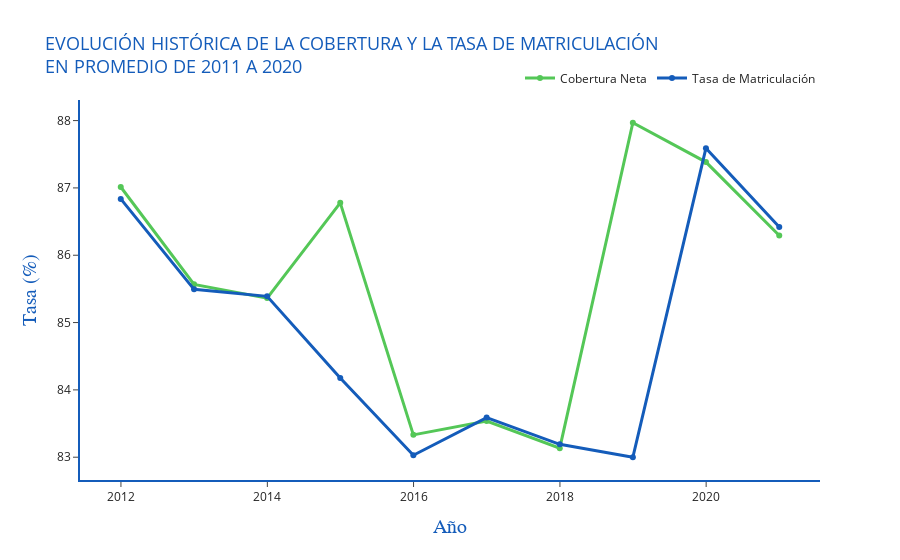

Notebook code for this chart:
### Code cell
Figura3 = go.Figure()
Figura3.add_scatter(
    x = Resumen["Cobertura Neta"].index,y=Resumen["Cobertura Neta"],
        mode = "lines", line =  dict(color = "#54C757", width = 3),
        name = "Cobertura Neta", showlegend = True
)
Figura3.add_scatter(
    x = Resumen["Tasa de Matriculación"].index, y = Resumen["Tasa de Matriculación"],
        mode = "lines", line = dict(color = "#145CBA", width = 3),
        name = "Tasa de Matriculación", showlegend = True
)

Figura3.update_traces(mode = "markers+lines", hovertemplate = None)
Figura3.update_layout(
    template = "simple_white",
    hovermode = "x", # (https://plotly.com/python/hover-text-and-formatting/)
    title_text = "EVOLUCIÓN HISTÓRICA DE LA COBERTURA Y LA TASA DE MATRICULACIÓN<BR>EN PROMEDIO DE 2011 A 2020",
    title_font_family = "Open Sans",
    title_font_color = "#145CBA",
    title_font_size = 18,
    legend = dict(orientation = "h", yanchor = "bottom", y = 1.02, xanchor = "right", x = 1)
)    
Figura3.update_xaxes(
    title_text = "Año",
    title_font = dict(size = 20, family = "Rockwell", color = "#145CBA"),
    # Línea Base
    showline = True, linewidth = 2, linecolor = "#145CBA",
)
Figura3.update_yaxes(
    title_text = "Tasa (%)",
    title_font = dict(size = 20, family = "Rockwell", color = "#145CBA"),
    # Línea Base
    showline = True, linewidth = 2, linecolor = "#145CBA"
)
Figura3.show()

### Figure 1 — Plotly figure (JSON) as saved in the notebook; plotly's stock layout.template omitted (floating-point values rounded to 4 significant figures)
{"data": [{"line": {"color": "#54C757", "width": 3}, "mode": "markers+lines", "name": "Cobertura Neta", "showlegend": true, "type": "scatter", "x": ["2011-12-31T00:00:00", "2012-12-31T00:00:00", "2013-12-31T00:00:00", "2014-12-31T00:00:00", "2015-12-31T00:00:00", "2016-12-31T00:00:00", "2017-12-31T00:00:00", "2018-12-31T00:00:00", "2019-12-31T00:00:00", "2020-12-31T00:00:00"], "y": [87.01, 85.57, 85.36, 86.78, 83.33, 83.54, 83.13, 87.97, 87.38, 86.29]}, {"line": {"color": "#145CBA", "width": 3}, "mode": "markers+lines", "name": "Tasa de Matriculación", "showlegend": true, "type": "scatter", "x": ["2011-12-31T00:00:00", "2012-12-31T00:00:00", "2013-12-31T00:00:00", "2014-12-31T00:00:00", "2015-12-31T00:00:00", "2016-12-31T00:00:00", "2017-12-31T00:00:00", "2018-12-31T00:00:00", "2019-12-31T00:00:00", "2020-12-31T00:00:00"], "y": [86.84, 85.49, 85.39, 84.18, 83.03, 83.59, 83.19, 83.0, 87.59, 86.42]}], "layout": {"autosize": true, "hovermode": "x", "legend": {"orientation": "h", "x": 1, "xanchor": "right", "y": 1.02, "yanchor": "bottom"}, "title": {"font": {"color": "#145CBA", "family": "Open Sans", "size": 18}, "text": "EVOLUCIÓN HISTÓRICA DE LA COBERTURA Y LA TASA DE MATRICULACIÓN<BR>EN PROMEDIO DE 2011 A 2020"}, "xaxis": {"autorange": true, "linecolor": "#145CBA", "linewidth": 2, "range": ["2011-06-14 05:21:33.5182", "2021-07-18 18:38:26.4818"], "showline": true, "title": {"font": {"color": "#145CBA", "family": "Rockwell", "size": 20}, "text": "Año"}, "type": "date"}, "yaxis": {"autorange": true, "linecolor": "#145CBA", "linewidth": 2, "range": [82.59, 88.38], "showline": true, "title": {"font": {"color": "#145CBA", "family": "Rockwell", "size": 20}, "text": "Tasa (%)"}, "type": "linear"}}}
